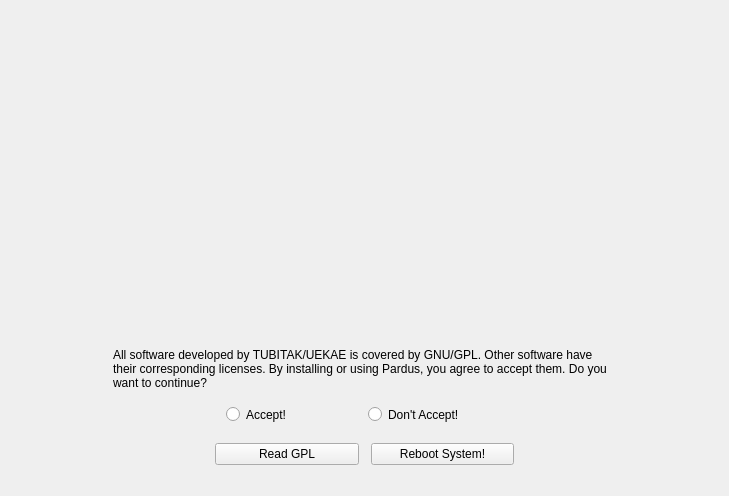
<ui version="4.0" >
 <class>WelcomeWidget</class>
 <widget class="QWidget" name="WelcomeWidget" >
  <property name="geometry" >
   <rect>
    <x>0</x>
    <y>0</y>
    <width>729</width>
    <height>496</height>
   </rect>
  </property>
  <property name="windowTitle" >
   <string>Form1</string>
  </property>
  <layout class="QGridLayout" >
   <item row="0" column="3" >
    <spacer>
     <property name="orientation" >
      <enum>Qt::Vertical</enum>
     </property>
     <property name="sizeType" >
      <enum>QSizePolicy::Expanding</enum>
     </property>
     <property name="sizeHint" >
      <size>
       <width>20</width>
       <height>21</height>
      </size>
     </property>
    </spacer>
   </item>
   <item row="1" column="0" colspan="3" >
    <spacer>
     <property name="orientation" >
      <enum>Qt::Horizontal</enum>
     </property>
     <property name="sizeType" >
      <enum>QSizePolicy::Expanding</enum>
     </property>
     <property name="sizeHint" >
      <size>
       <width>31</width>
       <height>20</height>
      </size>
     </property>
    </spacer>
   </item>
   <item row="1" column="3" >
    <widget class="QLabel" name="pix" >
     <property name="text" >
      <string/>
     </property>
     <property name="pixmap" >
      <pixmap resource="../../data.qrc" >:/gui/pics/welcome.png</pixmap>
     </property>
     <property name="wordWrap" >
      <bool>false</bool>
     </property>
    </widget>
   </item>
   <item row="1" column="4" colspan="3" >
    <spacer>
     <property name="orientation" >
      <enum>Qt::Horizontal</enum>
     </property>
     <property name="sizeType" >
      <enum>QSizePolicy::Expanding</enum>
     </property>
     <property name="sizeHint" >
      <size>
       <width>31</width>
       <height>20</height>
      </size>
     </property>
    </spacer>
   </item>
   <item row="2" column="3" >
    <spacer>
     <property name="orientation" >
      <enum>Qt::Vertical</enum>
     </property>
     <property name="sizeType" >
      <enum>QSizePolicy::Expanding</enum>
     </property>
     <property name="sizeHint" >
      <size>
       <width>20</width>
       <height>20</height>
      </size>
     </property>
    </spacer>
   </item>
   <item row="3" column="0" >
    <spacer>
     <property name="orientation" >
      <enum>Qt::Horizontal</enum>
     </property>
     <property name="sizeType" >
      <enum>QSizePolicy::Fixed</enum>
     </property>
     <property name="sizeHint" >
      <size>
       <width>40</width>
       <height>20</height>
      </size>
     </property>
    </spacer>
   </item>
   <item row="3" column="1" colspan="5" >
    <widget class="QLabel" name="disclamer" >
     <property name="text" >
      <string>All software developed by TUBITAK/UEKAE is covered by GNU/GPL. Other software have their corresponding licenses. By installing or using Pardus, you agree to accept them. Do you want to continue?</string>
     </property>
     <property name="alignment" >
      <set>Qt::AlignTop</set>
     </property>
     <property name="wordWrap" >
      <bool>true</bool>
     </property>
    </widget>
   </item>
   <item row="3" column="6" >
    <spacer>
     <property name="orientation" >
      <enum>Qt::Horizontal</enum>
     </property>
     <property name="sizeType" >
      <enum>QSizePolicy::Fixed</enum>
     </property>
     <property name="sizeHint" >
      <size>
       <width>40</width>
       <height>20</height>
      </size>
     </property>
    </spacer>
   </item>
   <item row="4" column="0" colspan="2" >
    <spacer>
     <property name="orientation" >
      <enum>Qt::Horizontal</enum>
     </property>
     <property name="sizeType" >
      <enum>QSizePolicy::Expanding</enum>
     </property>
     <property name="sizeHint" >
      <size>
       <width>40</width>
       <height>20</height>
      </size>
     </property>
    </spacer>
   </item>
   <item row="4" column="2" colspan="3" >
    <layout class="QGridLayout" >
     <property name="horizontalSpacing" >
      <number>10</number>
     </property>
     <property name="verticalSpacing" >
      <number>10</number>
     </property>
     <item row="1" column="0" >
      <layout class="QHBoxLayout" >
       <property name="spacing" >
        <number>12</number>
       </property>
       <item>
        <widget class="QPushButton" name="gplButton" >
         <property name="minimumSize" >
          <size>
           <width>130</width>
           <height>0</height>
          </size>
         </property>
         <property name="focusPolicy" >
          <enum>Qt::TabFocus</enum>
         </property>
         <property name="text" >
          <string>Read GPL</string>
         </property>
        </widget>
       </item>
       <item>
        <widget class="QPushButton" name="rebootButton" >
         <property name="minimumSize" >
          <size>
           <width>130</width>
           <height>0</height>
          </size>
         </property>
         <property name="focusPolicy" >
          <enum>Qt::TabFocus</enum>
         </property>
         <property name="text" >
          <string>Reboot System!</string>
         </property>
        </widget>
       </item>
      </layout>
     </item>
     <item row="0" column="0" >
      <widget class="QGroupBox" name="groupBox" >
       <property name="styleSheet" >
        <string>border:none;</string>
       </property>
       <property name="title" >
        <string/>
       </property>
       <layout class="QHBoxLayout" >
        <item>
         <widget class="QRadioButton" name="accept" >
          <property name="focusPolicy" >
           <enum>Qt::TabFocus</enum>
          </property>
          <property name="text" >
           <string>Accept!</string>
          </property>
         </widget>
        </item>
        <item>
         <widget class="QRadioButton" name="not_accept" >
          <property name="focusPolicy" >
           <enum>Qt::TabFocus</enum>
          </property>
          <property name="text" >
           <string>Don't Accept!</string>
          </property>
         </widget>
        </item>
       </layout>
      </widget>
     </item>
    </layout>
   </item>
   <item row="4" column="5" colspan="2" >
    <spacer>
     <property name="orientation" >
      <enum>Qt::Horizontal</enum>
     </property>
     <property name="sizeType" >
      <enum>QSizePolicy::Expanding</enum>
     </property>
     <property name="sizeHint" >
      <size>
       <width>30</width>
       <height>20</height>
      </size>
     </property>
    </spacer>
   </item>
   <item row="5" column="3" >
    <spacer>
     <property name="orientation" >
      <enum>Qt::Vertical</enum>
     </property>
     <property name="sizeType" >
      <enum>QSizePolicy::Fixed</enum>
     </property>
     <property name="sizeHint" >
      <size>
       <width>20</width>
       <height>20</height>
      </size>
     </property>
    </spacer>
   </item>
  </layout>
 </widget>
 <layoutdefault spacing="6" margin="11" />
 <pixmapfunction>qPixmapFromMimeSource</pixmapfunction>
 <tabstops>
  <tabstop>accept</tabstop>
  <tabstop>not_accept</tabstop>
  <tabstop>gplButton</tabstop>
  <tabstop>rebootButton</tabstop>
 </tabstops>
 <resources>
  <include location="../../data.qrc" />
 </resources>
 <connections/>
</ui>
